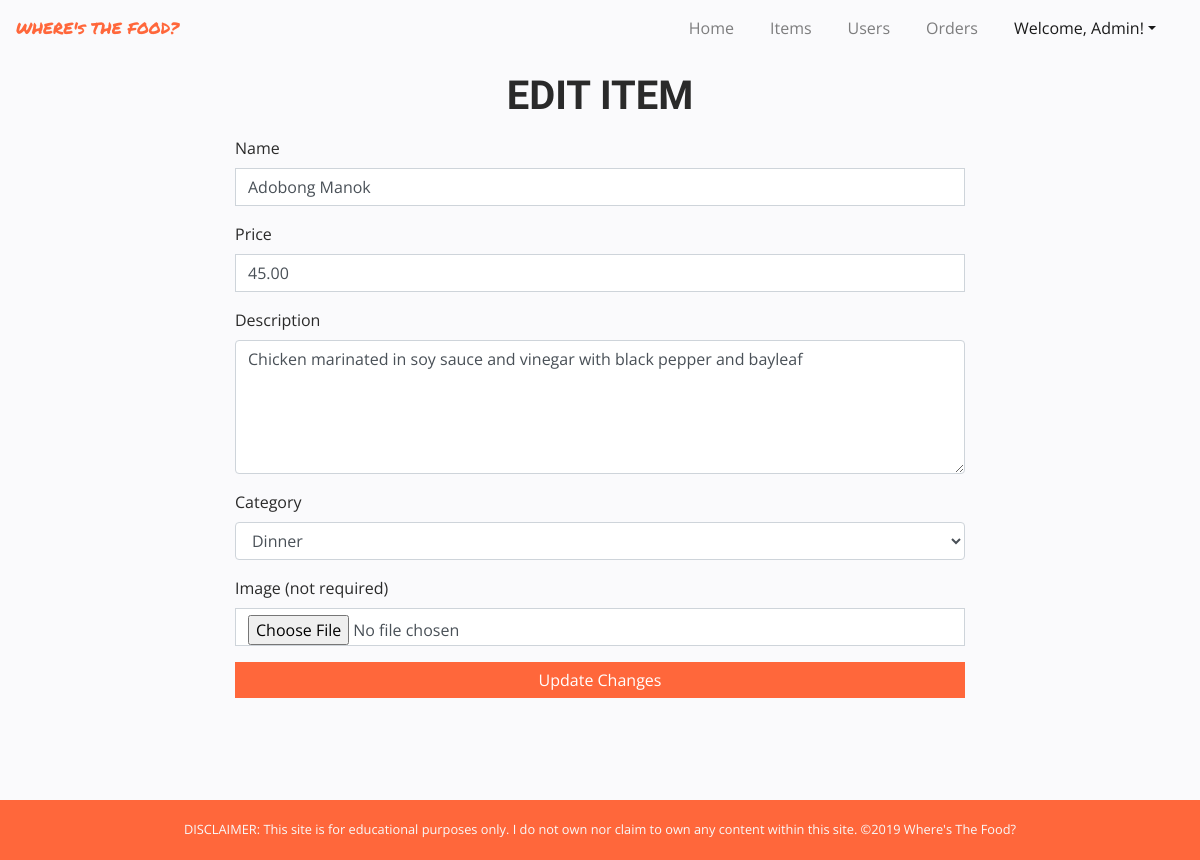
/app/views/edit_item.php?id=5 (signed in), run on an earlier commit of the app's database.
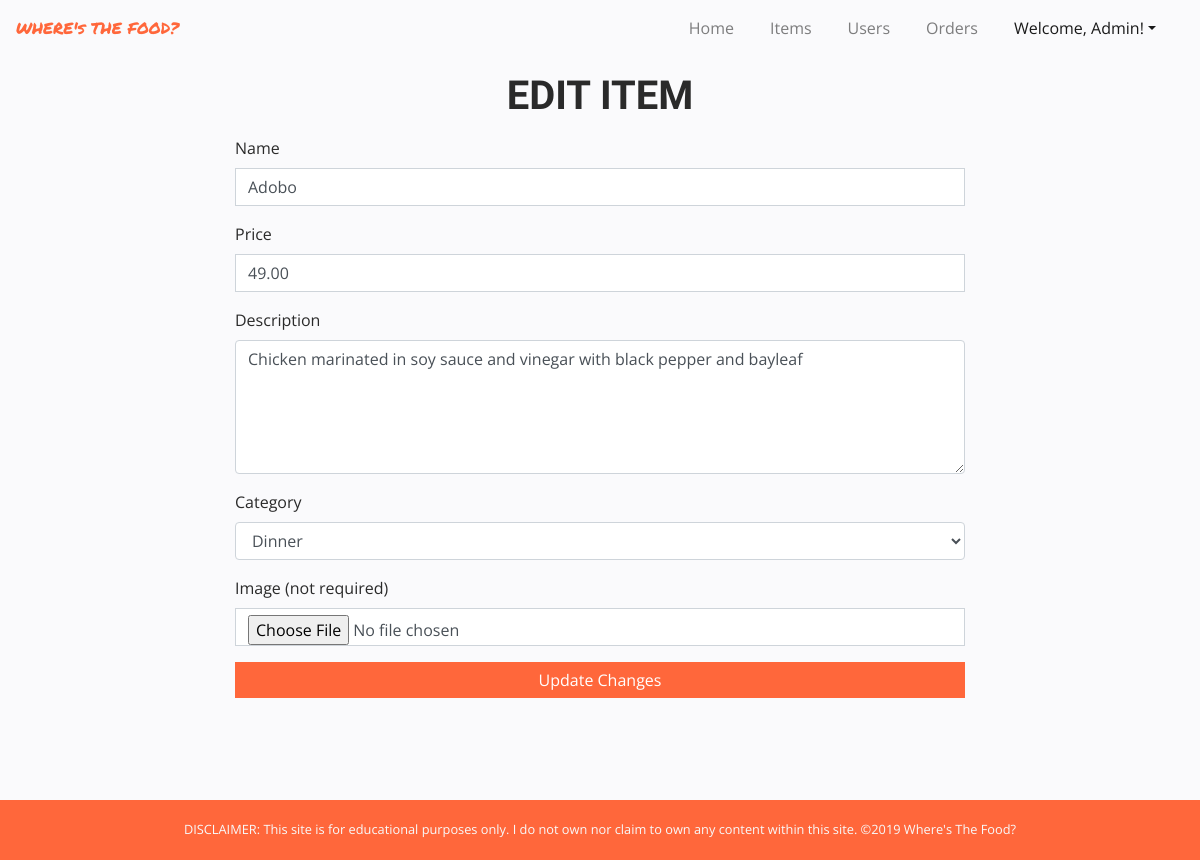
And on a later commit of the database.
### tables this page shows
CREATE TABLE `items` (
  `id` int(11) NOT NULL,
  `name` varchar(255) NOT NULL,
  `price` decimal(18,2) NOT NULL,
  `description` varchar(255) NOT NULL,
  `image_path` varchar(255) DEFAULT NULL,
  `category_id` int(11) NOT NULL
);

### app/views/edit_item.php (the view, shortened to what this page needs)
<?php
	require_once("../partials/template.php");
?>
<?php function get_page_content() { ?>
<?php global $conn ?>
	<?php if(isset($_SESSION["user"]) && $_SESSION["user"]["role_id"] == 1): ?>
	<?php
		$item_id = $_GET["id"];
		$sql = "SELECT * FROM items WHERE id=$item_id";
		$result = mysqli_query($conn, $sql);
		$item = mysqli_fetch_assoc($result);
	?>
	<div class="container">
		<div class="row">
			<div class="col-md-8 offset-md-2">
				<h1 class="my-3 text-center">EDIT ITEM</h1>
				<form action="../controllers/process_edit_item.php" method="POST" enctype="multipart/form-data">
					<div class="form-group">
						<label for="item_name">Name</label>
						<input id="item_name" name="item_name" class="form-control" type="text" value="<?php echo $item["name"] ?>" required>
					</div>
					<div class="form-group">
						<label for="item_price">Price</label>
						<input id="item_price" name="item_price" class="form-control" type="number" min="1" value="<?php echo $item["price"] ?>" required>
					</div>
					<div class="form-group">
						<label for="item_description">Description</label>
						<textarea id="item_description" name="item_description" class="form-control" rows="5"required><?php echo $item["description"] ?></textarea>
					</div>
					<div class="form-group">
						<label for="item_category">Category</label>
						<select name="item_category" id="item_category" class="form-control" required>
							<?php
								$sql2 = "SELECT * FROM categories";
								$result2 = mysqli_query($conn, $sql2);
								foreach ($result2 as $category) {
									extract($category);
									$selected = $item["category_id"] == $id ? 'selected': "";
									echo "<option value='" . $id ."' " . $selected . ">" . $name . "</option>";
								 }
							?>
						</select>
					</div>
					<div class="form-group">
						<label for="image">Image (not required)</label>
						<input type="file" id="image" class="form-control" name="image">
					</div>
					<button type="submit" class="btn btn-orange btn-block mb-5">Update Changes</button>
				</form>
			</div>
		</div>
	</div>
	<?php else:
		header("Location: ./error.php");
	endif;?>
<?php } ?>

What changed in the data, as far as the page shows it:
changed items "Chicken marinated in soy sauce and vinegar with black pepper and bayleaf": item_name "Adobong Manok" → "Adobo"; item_price "45.00" → "49.00"
